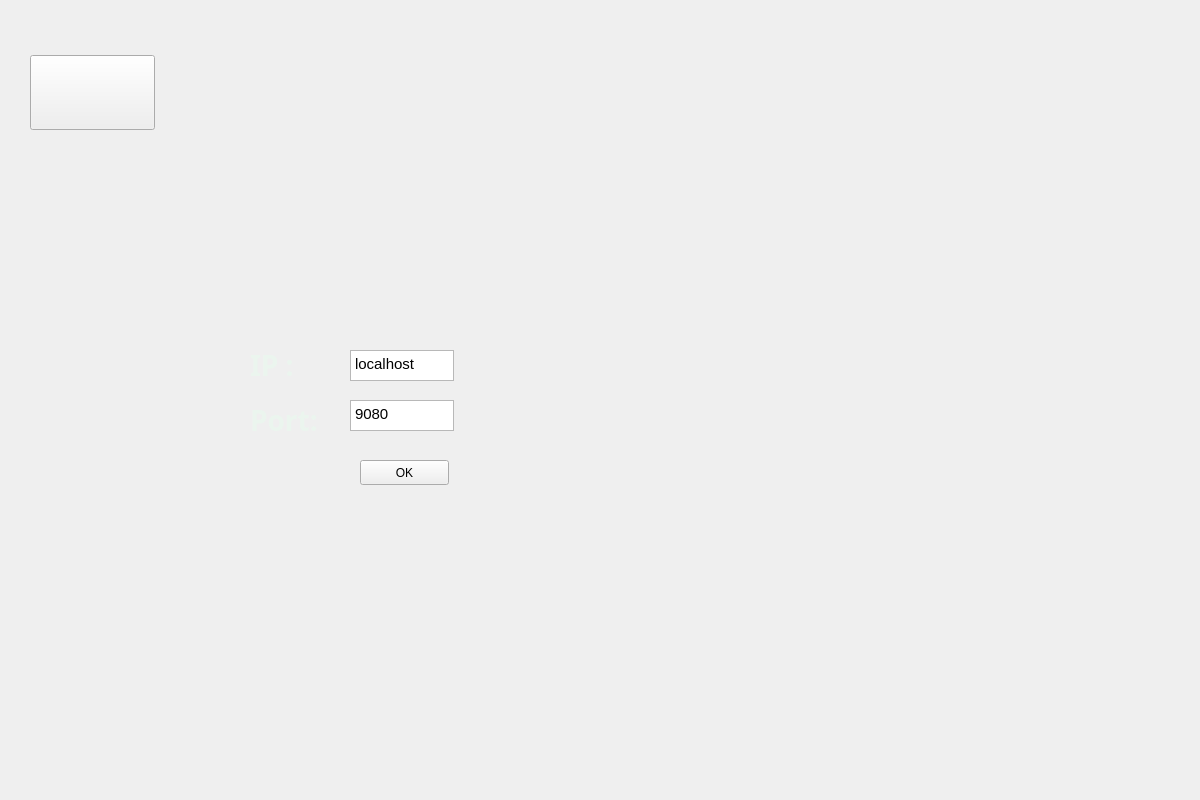
<?xml version="1.0" encoding="UTF-8"?>
<ui version="4.0">
 <class>Settings</class>
 <widget class="QWidget" name="Settings">
  <property name="geometry">
   <rect>
    <x>0</x>
    <y>0</y>
    <width>1200</width>
    <height>800</height>
   </rect>
  </property>
  <property name="windowTitle">
   <string>Settings</string>
  </property>
  <property name="windowIcon">
   <iconset resource="imgresources.qrc">
    <normaloff>:/img/isotipo.png</normaloff>:/img/isotipo.png</iconset>
  </property>
  <property name="styleSheet">
   <string notr="true"/>
  </property>
  <widget class="QPushButton" name="toMainWindow">
   <property name="geometry">
    <rect>
     <x>30</x>
     <y>55</y>
     <width>125</width>
     <height>75</height>
    </rect>
   </property>
   <property name="styleSheet">
    <string notr="true">background-color: transparent;
border-image: url(:/img/buttons/back_button.png);
background: none;
background-repeat: none;</string>
   </property>
   <property name="text">
    <string/>
   </property>
  </widget>
  <widget class="QLabel" name="label">
   <property name="geometry">
    <rect>
     <x>0</x>
     <y>0</y>
     <width>1200</width>
     <height>800</height>
    </rect>
   </property>
   <property name="styleSheet">
    <string notr="true">background-image: url(:/img/backgrounds/2.jpg);</string>
   </property>
   <property name="text">
    <string/>
   </property>
  </widget>
  <widget class="QLabel" name="ipLabel">
   <property name="geometry">
    <rect>
     <x>250</x>
     <y>340</y>
     <width>71</width>
     <height>51</height>
    </rect>
   </property>
   <property name="styleSheet">
    <string notr="true">
font-family: Montserrat;
font-style: normal;
font-weight: 500;
font-size: 28px;
line-height: 22px;

color: #EBF5EE;</string>
   </property>
   <property name="text">
    <string>IP :</string>
   </property>
  </widget>
  <widget class="QLabel" name="label_3">
   <property name="geometry">
    <rect>
     <x>250</x>
     <y>400</y>
     <width>71</width>
     <height>41</height>
    </rect>
   </property>
   <property name="styleSheet">
    <string notr="true">
font-family: Montserrat;
font-style: normal;
font-weight: 500;
font-size: 28px;
line-height: 22px;

color: #EBF5EE;</string>
   </property>
   <property name="text">
    <string>Port:</string>
   </property>
  </widget>
  <widget class="QTextEdit" name="ipEdit">
   <property name="geometry">
    <rect>
     <x>350</x>
     <y>350</y>
     <width>104</width>
     <height>31</height>
    </rect>
   </property>
   <property name="html">
    <string>&lt;!DOCTYPE HTML PUBLIC &quot;-//W3C//DTD HTML 4.0//EN&quot; &quot;http://www.w3.org/TR/REC-html40/strict.dtd&quot;&gt;
&lt;html&gt;&lt;head&gt;&lt;meta name=&quot;qrichtext&quot; content=&quot;1&quot; /&gt;&lt;style type=&quot;text/css&quot;&gt;
p, li { white-space: pre-wrap; }
&lt;/style&gt;&lt;/head&gt;&lt;body style=&quot; font-family:'Open Sans'; font-size:9pt; font-weight:400; font-style:normal;&quot;&gt;
&lt;p style=&quot; margin-top:0px; margin-bottom:0px; margin-left:0px; margin-right:0px; -qt-block-indent:0; text-indent:0px;&quot;&gt;&lt;span style=&quot; font-family:'Ubuntu'; font-size:11pt;&quot;&gt;localhost&lt;/span&gt;&lt;/p&gt;&lt;/body&gt;&lt;/html&gt;</string>
   </property>
  </widget>
  <widget class="QTextEdit" name="portEdit">
   <property name="geometry">
    <rect>
     <x>350</x>
     <y>400</y>
     <width>104</width>
     <height>31</height>
    </rect>
   </property>
   <property name="html">
    <string>&lt;!DOCTYPE HTML PUBLIC &quot;-//W3C//DTD HTML 4.0//EN&quot; &quot;http://www.w3.org/TR/REC-html40/strict.dtd&quot;&gt;
&lt;html&gt;&lt;head&gt;&lt;meta name=&quot;qrichtext&quot; content=&quot;1&quot; /&gt;&lt;style type=&quot;text/css&quot;&gt;
p, li { white-space: pre-wrap; }
&lt;/style&gt;&lt;/head&gt;&lt;body style=&quot; font-family:'Open Sans'; font-size:9pt; font-weight:400; font-style:normal;&quot;&gt;
&lt;p style=&quot; margin-top:0px; margin-bottom:0px; margin-left:0px; margin-right:0px; -qt-block-indent:0; text-indent:0px;&quot;&gt;&lt;span style=&quot; font-family:'Ubuntu'; font-size:11pt;&quot;&gt;9080&lt;/span&gt;&lt;/p&gt;&lt;/body&gt;&lt;/html&gt;</string>
   </property>
  </widget>
  <widget class="QPushButton" name="pushButton">
   <property name="geometry">
    <rect>
     <x>360</x>
     <y>460</y>
     <width>89</width>
     <height>25</height>
    </rect>
   </property>
   <property name="text">
    <string>OK</string>
   </property>
  </widget>
  <zorder>label</zorder>
  <zorder>toMainWindow</zorder>
  <zorder>ipLabel</zorder>
  <zorder>label_3</zorder>
  <zorder>ipEdit</zorder>
  <zorder>portEdit</zorder>
  <zorder>pushButton</zorder>
 </widget>
 <resources>
  <include location="imgresources.qrc"/>
 </resources>
 <connections/>
</ui>
